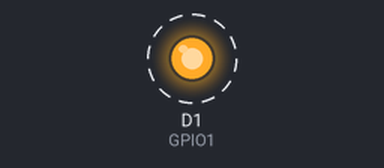
Recording of a sketch running on a simulated ESP8266 (NodeMCU). Shown: output pins drawn as LEDs (lit = HIGH). Dashed ring = blinking.

Above: at 0.05 s.
Timing chart, 0 to 3.0 s (numbered marks = the images above):
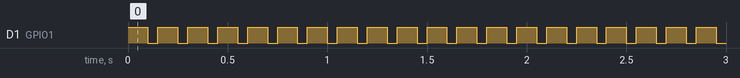

Measured:
- by itself, D1 (GPIO1): alternates HIGH for 0.10 s and LOW for 0.05 s

The sketch:

Day_2_main_program_NOD_MCU.ino
```cpp
#include<Servo.h>
#define GPIO1 D1
void setup()
{
  pinMode(GPIO1,OUTPUT);
}
void loop()
{
  digitalWrite(GPIO1,HIGH);
delay(100);
digitalWrite(GPIO1,LOW);
delay(50);
}
```
